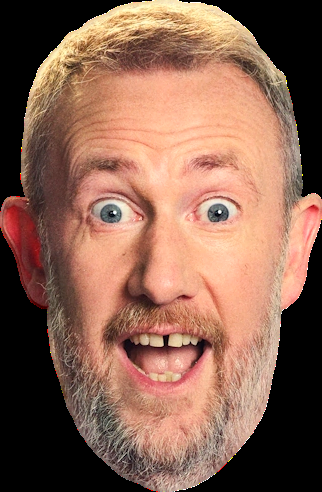
#> input picture assets/1769d1aeb723.webp, 322 x 492 px, given in place of assets, which was not available
$ python headcrop.py ../assets
#> lines starting #> are read from the running program, lines starting #| are printed output that depends on the picture; pictures that were not available may be replaced by others from this repository, and a replacement may not be noted
#!/usr/bin/env python3
"""Turn a photo into a head cutout like the portraits supplied with the game.

  pip install opencv-python-headless numpy pillow
  python tools/headcrop.py photo.jpg --id chuck-norris
  python tools/headcrop.py a.jpg b.jpg c.jpg --id beatles-john beatles-paul beatles-george
  python tools/headcrop.py happy.jpg --id chuck-norris --mood win

It finds the largest face, grows the box to include hair and chin, removes the background
with GrabCut, and writes assets/portraits/<id>[.<mood>].webp (transparent, tight crop).
Then run `npm run build`. Use --no-cutout to crop only; --show to write a preview next to the output.
"""
import argparse, os, sys
import cv2, numpy as np

CASCADES = ['haarcascade_frontalface_default.xml', 'haarcascade_frontalface_alt2.xml', 'haarcascade_profileface.xml']

def find_face(gray):
    best = None
    for name in CASCADES:
        det = cv2.CascadeClassifier(cv2.data.haarcascades + name)
        for flip in (False, True):
            g = cv2.flip(gray, 1) if flip else gray
            faces = det.detectMultiScale(g, scaleFactor=1.08, minNeighbors=5, minSize=(max(40, gray.shape[1] // 14),) * 2)
            for (x, y, w, h) in faces:
                if flip: x = gray.shape[1] - x - w
                if best is None or w * h > best[2] * best[3]: best = (x, y, w, h)
        if best: return best
    return None

def head_rect(face, shape):
    x, y, w, h = face; H, W = shape[:2]
    cx = x + w / 2
    nw, nh = w * 1.75, h * 2.0
    top = y - h * .62
    x0, y0 = int(max(0, cx - nw / 2)), int(max(0, top))
    x1, y1 = int(min(W, cx + nw / 2)), int(min(H, top + nh))
    return x0, y0, x1 - x0, y1 - y0

def head_mask(shape, face):
    x, y, w, h = face; m = np.zeros(shape[:2], np.uint8)
    cv2.ellipse(m, (int(x + w / 2), int(y + h * .21)), (int(w * .98), int(h * .93)), 0, 0, 360, 255, -1)
    return cv2.GaussianBlur(m, (15, 15), 0)

def cutout(img, rect):
    H, W = img.shape[:2]
    scale = min(1.0, 700 / max(H, W))
    small = cv2.resize(img[:, :, :3], (int(W * scale), int(H * scale)), interpolation=cv2.INTER_AREA)
    r = tuple(int(v * scale) for v in rect)
    mask = np.zeros(small.shape[:2], np.uint8)
    bgd, fgd = np.zeros((1, 65), np.float64), np.zeros((1, 65), np.float64)
    cv2.grabCut(small, mask, r, bgd, fgd, 6, cv2.GC_INIT_WITH_RECT)
    # Hair and face centre are definitely foreground: anchor them and run again.
    cx, cy = r[0] + r[2] // 2, r[1] + int(r[3] * .5)
    cv2.ellipse(mask, (cx, cy), (int(r[2] * .22), int(r[3] * .26)), 0, 0, 360, cv2.GC_FGD, -1)
    cv2.grabCut(small, mask, None, bgd, fgd, 4, cv2.GC_INIT_WITH_MASK)
    fg = np.where((mask == cv2.GC_FGD) | (mask == cv2.GC_PR_FGD), 255, 0).astype(np.uint8)
    n, lab, stats, _ = cv2.connectedComponentsWithStats(fg)
    if n > 1: fg = np.where(lab == 1 + np.argmax(stats[1:, cv2.CC_STAT_AREA]), 255, 0).astype(np.uint8)
    fg = cv2.morphologyEx(fg, cv2.MORPH_CLOSE, np.ones((7, 7), np.uint8))
    fg = cv2.GaussianBlur(fg, (5, 5), 0)
    return cv2.resize(fg, (W, H), interpolation=cv2.INTER_CUBIC)

def process(path, out_path, no_cutout=False, show=False):
    raw = cv2.imread(path, cv2.IMREAD_UNCHANGED)
    if raw is None: raise SystemExit(f'cannot read {path}')
    if raw.ndim == 2: raw = cv2.cvtColor(raw, cv2.COLOR_GRAY2BGR)
    has_alpha = raw.shape[2] == 4 and raw[:, :, 3].min() < 250
    img = raw if raw.shape[2] == 4 else cv2.cvtColor(raw, cv2.COLOR_BGR2BGRA)
    gray = cv2.cvtColor(img[:, :, :3], cv2.COLOR_BGR2GRAY)
    face = find_face(gray)
    if face is None:
        print(f'  {os.path.basename(path)}: no face found, using the middle of the image'); H, W = gray.shape; s = min(H, W) * .6; face = (int(W / 2 - s / 2), int(H * .2), int(s), int(s))
    rect = head_rect(face, gray.shape)
    if has_alpha or no_cutout:
        alpha = img[:, :, 3]
    else:
        alpha = (cutout(img, rect).astype(np.float32) * head_mask(img.shape, face) / 255.0).astype(np.uint8)
    img[:, :, 3] = alpha
    # crop to the cutout's bounds with a small margin, but never outside the head box
    ys, xs = np.where(alpha > 40)
    if len(xs):
        x0, x1, y0, y1 = xs.min(), xs.max(), ys.min(), ys.max(); m = int(.03 * max(x1 - x0, y1 - y0))
        x0, y0, x1, y1 = max(0, x0 - m), max(0, y0 - m), min(img.shape[1], x1 + m), min(img.shape[0], y1 + m)
    else:
        x0, y0, w, h = rect; x1, y1 = x0 + w, y0 + h
    # keep the top/bottom of the head box so shoulders do not creep in
    rx, ry, rw, rh = rect; x0, x1 = max(x0, rx), min(x1, rx + rw); y0, y1 = max(y0, ry), min(y1, ry + rh)
    crop = img[y0:y1, x0:x1]
    if crop.shape[0] > 520: crop = cv2.resize(crop, (int(crop.shape[1] * 520 / crop.shape[0]), 520), interpolation=cv2.INTER_AREA)
    os.makedirs(os.path.dirname(out_path) or '.', exist_ok=True)
    cv2.imwrite(out_path, crop, [cv2.IMWRITE_WEBP_QUALITY, 90])
    if show:
        bg = np.full((crop.shape[0], crop.shape[1], 3), 120, np.uint8); a = crop[:, :, 3:4] / 255.0
        cv2.imwrite(out_path.rsplit('.', 1)[0] + '.preview.png', (crop[:, :, :3] * a + bg * (1 - a)).astype(np.uint8))
    print(f'  {os.path.basename(path)} -> {out_path}  ({crop.shape[1]}x{crop.shape[0]})')

def main():
    ap = argparse.ArgumentParser(description=__doc__, formatter_class=argparse.RawDescriptionHelpFormatter)
    ap.add_argument('images', nargs='+'); ap.add_argument('--id', nargs='+', help='character id(s), one per image (default: file name)')
    ap.add_argument('--mood', default='', help='normal|win|silly|angry|sad|think|walk'); ap.add_argument('--out', default=os.path.join(os.path.dirname(__file__), '..', 'assets', 'portraits'))
    ap.add_argument('--no-cutout', action='store_true'); ap.add_argument('--show', action='store_true')
    a = ap.parse_args()
    ids = a.id or [os.path.splitext(os.path.basename(p))[0] for p in a.images]
    if len(ids) != len(a.images): sys.exit('give one --id per image')
    for path, cid in zip(a.images, ids):
        process(path, os.path.join(a.out, f'{cid}.{a.mood}.webp' if a.mood else f'{cid}.webp'), a.no_cutout, a.show)
#> in process, raw is the input picture: shape (492, 322, 4); mean B, G, R, A 82.4, 99.9, 138.6, 177.1
#> in process, `has_alpha = raw.shape[2] == 4 and raw[:, :, 3].min() < 250`: has_alpha = True
#> in process, `gray = cv2.cvtColor(img[:, :, :3], cv2.COLOR_BGR2GRAY)`:
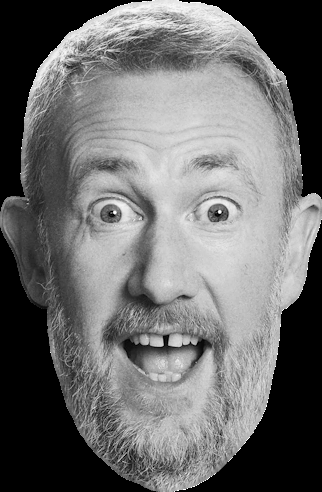
#> gray: shape (492, 322); min 0, max 255, mean 109.5
#> after the loop in find_face, `for name in CASCADES:`:
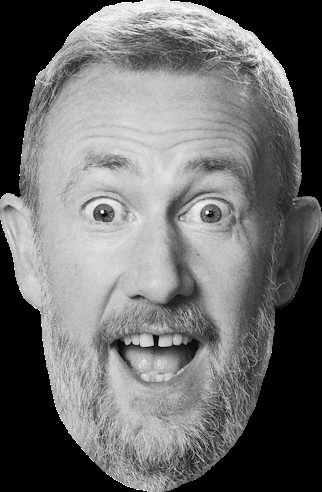
#> g: shape (492, 322); min 0, max 255, mean 109.5
#> after the loop in find_face, `for name in CASCADES:`: best = (22, 95, 287, 287); x = 22
#> in process, `face = find_face(gray)`: face = (22, 95, 287, 287)
#> in head_rect, `x, y, w, h = face`: x = 22; y = 95; w = 287
#> in head_rect, `cx = x + w / 2`: cx = 165.5
#> in head_rect, `nw, nh = w * 1.75, h * 2.0`: nw = 502.2; nh = 574
#> in head_rect, `top = y - h * .62`: top = -82.94
#> in head_rect, `x0, y0 = int(max(0, cx - nw / 2)), int(max(0, top))`: x0 = 0
#> in head_rect, `x1, y1 = int(min(W, cx + nw / 2)), int(min(H, top + nh))`: x1 = 322; y1 = 491
#> in process, `rect = head_rect(face, gray.shape)`: rect = (0, 0, 322, 491)
#> in process, `alpha = img[:, :, 3]`:
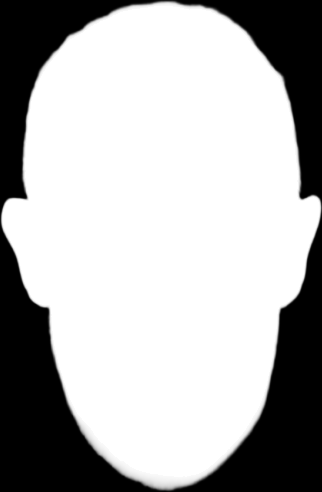
#> alpha: shape (492, 322); min 0, max 255, mean 177.1
#> in process, `x0, x1, y0, y1 = (xs.min(), xs.max(), ys.min(), ys.max())`: x0 = 1; x1 = 321; y0 = 1; y1 = 490
#> in process, `m = int(0.03 * max(x1 - x0, y1 - y0))`: m = 14
#> in process, `x0, y0, x1, y1 = max(0, x0 - m), max(0, y0 - m), min(img.shape[1], x1 ..`: x0 = 0; x1 = 322; y1 = 492
#> in process, `rx, ry, rw, rh = rect`: rx = 0; rw = 322; rh = 491
#> in process, `crop = img[y0:y1, x0:x1]`:
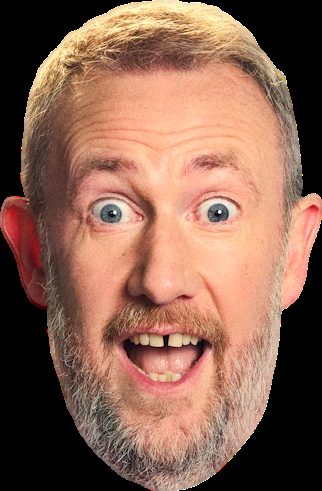
#> crop: shape (491, 322, 4); mean B, G, R, A 82.6, 100.1, 138.9, 177.5
#|   assets -> tools/../assets/portraits/assets.webp  (322x491)

if __name__ == '__main__': main()

$ run again, on assets/2e175cf2c625.webp
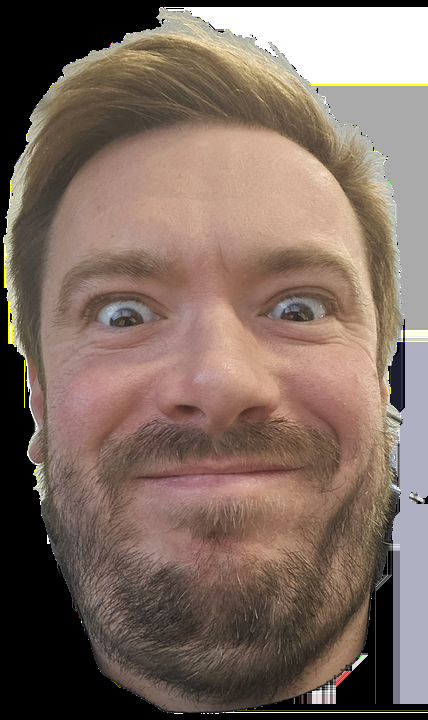
#> input picture assets/2e175cf2c625.webp, 428 x 720 px, given in place of assets, which was not available
#> in process, raw is the input picture: shape (720, 428, 4); mean B, G, R, A 98.5, 108.6, 127.3, 175.7
#> has_alpha = True
#> after the loop in find_face, `for name in CASCADES:`:
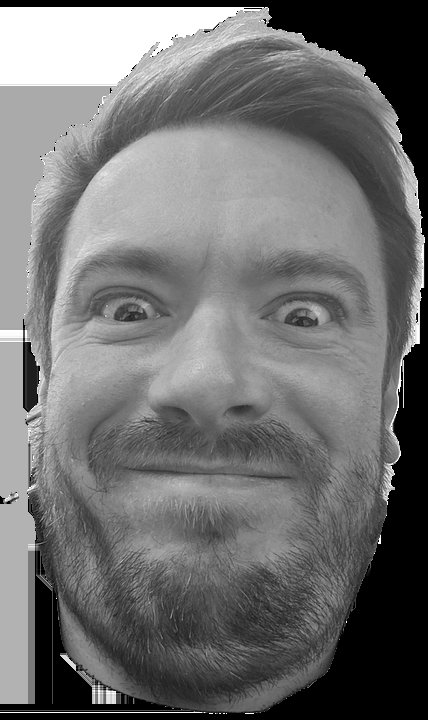
#> g: shape (720, 428); min 0, max 255, mean 113
#> after the loop in find_face, `for name in CASCADES:`: best = (23, 154, 389, 389); x = 23
#> face = (23, 154, 389, 389)
#> in head_rect, `x, y, w, h = face`: x = 23; y = 154; w = 389
#> cx = 217.5
#> nw = 680.8; nh = 778
#> top = -87.18
#> in head_rect, `x0, y0 = int(max(0, cx - nw / 2)), int(max(0, top))`: x0 = 0
#> in head_rect, `x1, y1 = int(min(W, cx + nw / 2)), int(min(H, top + nh))`: x1 = 428; y1 = 690
#> rect = (0, 0, 428, 690)
#> in process, `x0, x1, y0, y1 = (xs.min(), xs.max(), ys.min(), ys.max())`: x0 = 7; x1 = 415; y0 = 11; y1 = 712
#> m = 21
#> in process, `x0, y0, x1, y1 = max(0, x0 - m), max(0, y0 - m), min(img.shape[1], x1 ..`: x0 = 0; x1 = 428; y1 = 720
#> rx = 0; rw = 428; rh = 690
#> in process, `crop = img[y0:y1, x0:x1]`:
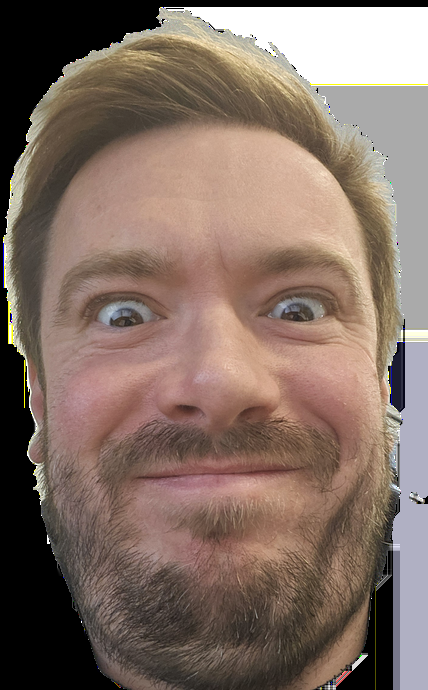
#> crop: shape (690, 428, 4); mean B, G, R, A 101.5, 111.9, 131.2, 181.1
#|   assets -> tools/../assets/portraits/assets.webp  (322x520)
